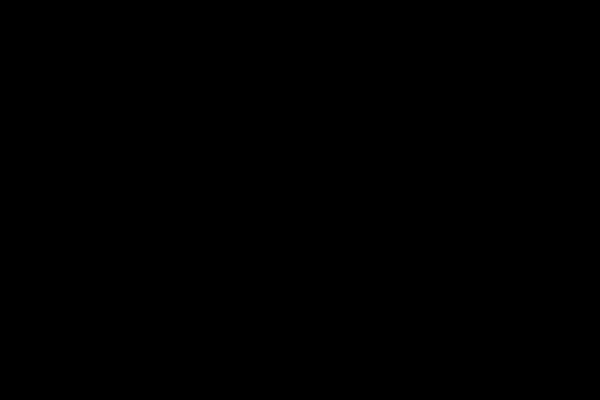
Frame 1 (no input)
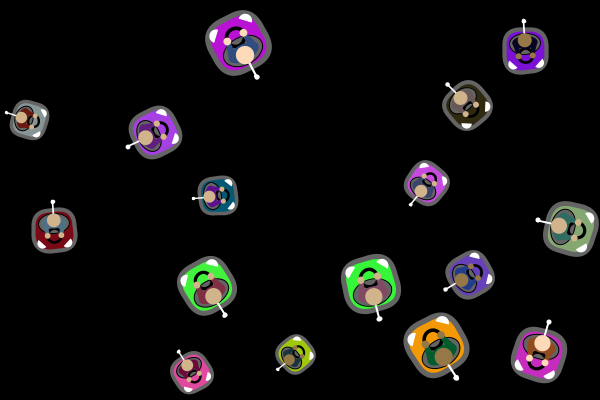
Frame 60 (the mouse pressed at the canvas centre just before this capture)
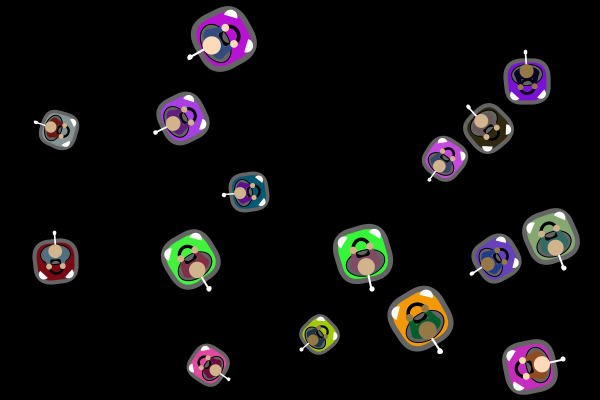
Frame 120 (the mouse held since frame 60 and released just before this capture)

The Processing sketch that drew these frames (run headless with seeded random() and noise(); from frame 60 on, the mouse is pressed at the canvas centre):

// Processing sketch: processing_140297
// ── processing_140297.pde

// Copyright Shannon Impellicceiri 2014
// Computer Arts with Processing T/H 11:30-1:30
// 257/757  Spring 2014
// HW #8
// 3/4/14

// Declare particle variables
int numParticles = 16; 
float [ ] particleX = new float[numParticles];
float [ ] particleY = new float[numParticles];
float [ ] particleSize = new float[numParticles];
color [ ] particleColor = new color[numParticles]; 
color [ ] particleColPass = new color[numParticles]; 
color [ ] particleColSkin = new color[numParticles];
float [ ] particleDirection = new float[numParticles];
float [ ] particleSpeedMax = new float[numParticles];
float [ ] particleSpeed = new float[numParticles];
boolean [ ] particleVis = new boolean[numParticles];
boolean [ ] particleBounce = new boolean[numParticles];
float [ ] particleDirectionMax = new float[numParticles];
int indexNextInvisible;
float deltaSpeed;
float fadeIn;
int colorChoice;
float spinSpeed;

//********************************************************************
void setup(){
  //size(displayWidth,displayHeight-50);
  size(600,400);
  background(0);
  deltaSpeed = .001;
  fadeIn = 255;
  spinSpeed = 6;
  
  // traverse array and initialize variables
  for(int i = 0; i<particleX.length; i++){
    // set initial X and Y values in center of screen
    particleX[i] = width/2;
    particleY[i] = height/2;
    
    // set initial particle size
    particleSize[i] = random(30,60);
    
    // set color of car
    particleColor[i] = color(random(255),random(255),random(255));
    // set color of passenger shirt
    particleColPass[i] = color(random(0,150),random(0,150),random(0,150));
    // set color of passenger skintone
    colorChoice = round(random(1,3));
    switch(colorChoice){
      case 1:
        particleColSkin[i] = color(149,120,70);
        break;
      case 2:
        particleColSkin[i] = color(210,180,140);
        break;
      case 3:
        particleColSkin[i] = color(255,218,185);
        break;
    }
    
    // set particle direction (random number of degrees)
    particleDirection[i] = random(1,360);
    particleDirectionMax[i] = particleDirection[i];
    
    // set max speed to random number
    particleSpeedMax[i] = random(1,3);
    // set initial speed to zero
    particleSpeed[i] = 0;
    
    // set as intitially invisible
    particleVis[i] = false;
    
    // no bounces occuring initially
    particleBounce[i] = false;
  }
  
  // set first particle as visible
  particleVis[0] = true;
  indexNextInvisible = 1;
  
  releaseParticles();
}

//********************************************************************
void draw(){
  // draw background
  fill(0);
  rect(0,0,width,height);
  
  // particles
  moveParticles();
  drawParticles();
  
}

//********************************************************************
void moveParticles(){  
  // accelerate particles
  if(deltaSpeed < 1){
    deltaSpeed *=1.03;
  }
  
  // traverse array and move VISIBLE particles
  for(int i = 0; i<particleX.length; i++){
    
    // move visible particles only
    if(particleVis[i]){
      // each particle will move in its given direction at a speed of particleSpeed
      particleX[i] += particleSpeed[i] * cos(radians(particleDirectionMax[i]));
      particleY[i] -= particleSpeed[i] * sin(radians(particleDirectionMax[i]));

      // incrementally increase speed until speed reaches max
      if(particleSpeed[i] < particleSpeedMax[i]){
        particleSpeed[i] += deltaSpeed;
      }
      
      // test for hitting sides
      //-----------------------------------------
      // CHECK LEFT EDGE
      if(particleX[i]-(particleSize[i]/2) < 0){
        // particle is touching left edge
        particleX[i] = (particleSize[i]/2);
        // update direction
        particleDirectionMax[i]  = 180 - particleDirectionMax[i];
        // trigger bounce
        particleBounce[i] = true;
      }
      
      // CHECK RIGHT EDGE
      if(particleX[i]+(particleSize[i]/2) > width){
        // particle is touching right edge
        particleX[i] = width-(particleSize[i]/2);
        // update direction
        particleDirectionMax[i]  = 180 - particleDirectionMax[i];
        // trigger bounce
        particleBounce[i] = true;
      }
      
      // CHECK TOP EDGE
      if(particleY[i]-(particleSize[i]/2) < 0){
        // particle is touching top edge
        particleY[i] = (particleSize[i]/2);
        // update direction
        particleDirectionMax[i] *= -1;
        // trigger bounce
        particleBounce[i] = true;
      }
      
      // CHECK BOTTOM EDGE
      if(particleY[i]+(particleSize[i]/2) > height){
        // particle is touching bottom edge
        particleY[i] = height-(particleSize[i]/2);
        // update direction
        particleDirectionMax[i] *= -1;
        // trigger bounce
        particleBounce[i] = true;
      }
      
      // test for hitting other particles
      //-----------------------------------------
      for(int j=0;j<particleX.length; j++){ 
        // make sure particles tested aren't myself or invisible
        if(i!=j && particleVis[j]){
          if(areWeIntersecting(particleX[i],particleY[i],particleSize[i],particleX[j],particleY[j],particleSize[j])){
            // particles are intersecting
            
            // determine which particle is on LEFT (A) and which is on RIGHT (B)
            // send index numbers of collision particles to "collision" function
            if(particleX[j]<particleX[i]){
              // if particle j is on the left, assign it to A position
              collision(j,i);
            }else{
              // if particle i is on the left OR particles are vertically alligned, assign i to A position
              collision(i,j);
            }
            
            // trigger bounce
            particleBounce[i] = true;
            particleBounce[j] = true;
          }
        }
      }
      
      // spin car towards ultimate direction
      //-----------------------------------------
      if(particleDirection[i] != particleDirectionMax[i]){
        if(abs(particleDirectionMax[i] - particleDirection[i]) < spinSpeed){
          particleDirection[i] = particleDirectionMax[i];
        }else if(particleDirectionMax[i]  > particleDirection[i]){
          particleDirection[i] += spinSpeed;
        }else{
          particleDirection[i] -= spinSpeed;
        }
      }
    }
  }
}

//********************************************************************
void collision(int indexA, int indexB){
  // index A = index number of the particle on the left
  // index B = index number of the particle on the right
    
  // declare local variables
  float particleCenterLineSlope; // slope of line connecting the center points of each particle
  float collisionPlaneAngle; // angle of collision plane relative to a vertical line 
  float particleDistance; // distance between center points of particles
  float overlapDistance; // distance of overlap between particles
  float collisionXA0; // particle A's original speed along the line of collision
  float collisionXB0; // particle B's original speed along the line of collision
  float collisionXA; // particle A's speed along the line of collision
  float collisionXB; // particle B's speed along the line of collision
  float collisionYA; // particle A's speed normal to the line of collision
  float collisionYB; // particle B's speed normal to the line of collision
  float colX; // x coordinate of collision point
  float colY; // y coordinate of collision point
  
  // FIND THE COLLISION PLANE ANGLE
  //-----------------------------------------
  // find the slope of the line connecting the center points of each particle
  particleCenterLineSlope = -(particleY[indexB]-particleY[indexA])/(particleX[indexB]-particleX[indexA]);
  
  // find the angle of the collision plane (normal to line connecting center points); relative to vertical line
  collisionPlaneAngle = degrees(atan(particleCenterLineSlope));
  
  // RETURN PARTICLES TO POINT OF COLLISION (remove any overlap)
  //-----------------------------------------
  particleDistance = sqrt(sq(particleX[indexB]-particleX[indexA])+sq(particleY[indexB]-particleY[indexA]));
  overlapDistance = ((particleSize[indexA]/2)+(particleSize[indexB]/2))-particleDistance;
  // check for overlap
  if(overlapDistance > 0){
    // particles are overlapping
    
    // move particle A back in the direction it came from, half the overlap distance
    particleX[indexA] += (overlapDistance/2) * cos(radians(particleDirectionMax[indexA]+180));
    particleY[indexA] -= (overlapDistance/2) * sin(radians(particleDirectionMax[indexA]+180));
    
    // move particle B back in the direction it came from, half the overlap distance
    particleX[indexB] += (overlapDistance/2) * cos(radians(particleDirectionMax[indexB]+180));
    particleY[indexB] -= (overlapDistance/2) * sin(radians(particleDirectionMax[indexB]+180));
  }
  
  // FIND PARTICLE SPEEDS COMPONENTS RELATIVE TO THE COLLISION LINE AND PLANE
  //-----------------------------------------
  collisionXA0 = cos(radians(particleDirectionMax[indexA]-collisionPlaneAngle));
  collisionXB0 = cos(radians(particleDirectionMax[indexB]-collisionPlaneAngle));
  collisionYA = sin(radians(particleDirectionMax[indexA]-collisionPlaneAngle));
  collisionYB = sin(radians(particleDirectionMax[indexB]-collisionPlaneAngle));
  
  // SET NEW PARTICLE ANGLES
  //-----------------------------------------
  collisionXA = -abs(collisionXA0);
  collisionXB = abs(collisionXB0);
  // new angle
  particleDirectionMax[indexA] = degrees(atan(collisionYA/collisionXA))+collisionPlaneAngle+180;
  particleDirectionMax[indexB] = degrees(atan(collisionYB/collisionXB))+collisionPlaneAngle;
 
}

//********************************************************************
void drawParticles(){
  
  rectMode(CENTER);
  
  // traverse array and draw VISIBLE particles 
  for(int i = 0; i<particleX.length; i++){
    if(particleVis[i]){
      
      // check for bounce happening
      if(particleBounce[i]){
        stroke(255);
        // reset to false
        particleBounce[i] = false;
        drawFigure(i,true);
        stroke(0);
      }else{
        stroke(0);
        drawFigure(i,false);
      }
    }
  }
  
  // fade in
  fill(0,0,0,fadeIn);
  rectMode(CORNER);
  rect(0,0,width,height);
  if(fadeIn > 0 ){
    fadeIn -=5;
  }else{
    fadeIn = 0;
  }
}

//********************************************************************
void drawFigure(int index, boolean bounceHappening){
  // declare local variables
  float x = particleX[index];
  float y = particleY[index];
  float sz = particleSize[index];
    
  pushMatrix();
    translate(x,y);
    rotate(radians(-particleDirection[index]+90));
    
    // car
    fill(particleColor[index]);
    strokeWeight(sz/10);
    if(bounceHappening){
      stroke(255);
      rect(0,0,sz,sz,sz*.4);
    }else{
      stroke(100);
      rect(0,0,sz,sz,sz*.4);
    }
    strokeWeight(1);
    
    // headlights
    fill(255);
    noStroke();
    arc(-(sz*.3),-(sz*.3),sz/4,sz/4,PI*.75,PI*1.75);
    arc((sz*.3),-(sz*.3),sz/4,sz/4,PI*1.25,PI*2.25);
    
    // passenger compartment
    fill(100);
    stroke(0);
    ellipse(0,sz/6,sz*3/4,sz*.5);
    
    // steering wheel
    strokeWeight(sz/15);
    stroke(0);
    noFill();
    ellipse(0,-(sz*.12),sz/3,sz/3);
    
    // wire
    stroke(255);
    strokeWeight(sz/25);
    fill(255);
    line(0,sz*.7,0,sz/3);
    ellipse(0,sz*.7,sz/15,sz/15);
    
    // body
    strokeWeight(1);
    fill(particleColPass[index]);
    noStroke();
    ellipse(0,sz/5,sz*.6,sz*.3);
    // left arm
    beginShape();
      vertex(-(sz*.12),-(sz*.12));
      vertex(-(sz*.20),-(sz*.12));
      vertex(-(sz*.3),sz/5);
      vertex(-(sz*.15),sz/5);
    endShape();
    // right arm
    beginShape();
      vertex((sz*.12),-(sz*.12));
      vertex((sz*.20),-(sz*.12));
      vertex((sz*.3),sz/5);
      vertex((sz*.15),sz/5);
    endShape();
    
    // hands
    noStroke();
    fill(particleColSkin[index]);
    ellipse(-(sz/6),-(sz*.12),sz/7,sz/7);
    ellipse((sz/6),-(sz*.12),sz/7,sz/7);
    
    // head
    ellipse(0,sz/4,sz/3,sz/3);
    
  popMatrix();

}

//********************************************************************
boolean areWeIntersecting(float x1,float y1, float size1, float x2, float y2, float size2){
  // check whether particles 1 and 2 are intersecting  
  
  // declare local variables
  float centerDist;
  boolean intersection;
  
  // use distance formula to find distance between center points
  centerDist = sqrt(sq(x1-x2)+sq(y1-y2));
  
  if(centerDist<((size1/2)+(size2/2))){
    intersection = true;
  }else{
    intersection = false;
  }
  
  return(intersection);
}

//********************************************************************
void releaseParticles(){
  // declare local variables
  boolean goodLocation = false;
   
  // traverse array of all particles
  for(int i = 0; i<particleX.length; i++){
    
    // find a place to put item #i
    while(goodLocation == false){
      goodLocation = true;
      
      // propose random x,y location
      particleX[i] = random(particleSize[i]/2,width-particleSize[i]/2);
      particleY[i] = random(particleSize[i]/2,height-particleSize[i]/2);
      
      // check for intersections
      for(int j=0; j<i; j++){
        if(areWeIntersecting(particleX[i],particleY[i],particleSize[i]*1.5,particleX[j],particleY[j],(particleSize[j]*1.5))){
          // bad location, keep looking
          goodLocation = false;
        }
      }
    }
    
    particleVis[i] = true;
    goodLocation = false;
  }
}

//********************************************************************
void keyPressed(){
  if(key == ' '){
    // spacebar = reinitialize variables
    setup();
  }else{
    // any other key = terminate program
    exit();
  }
}

//********************************************************************
